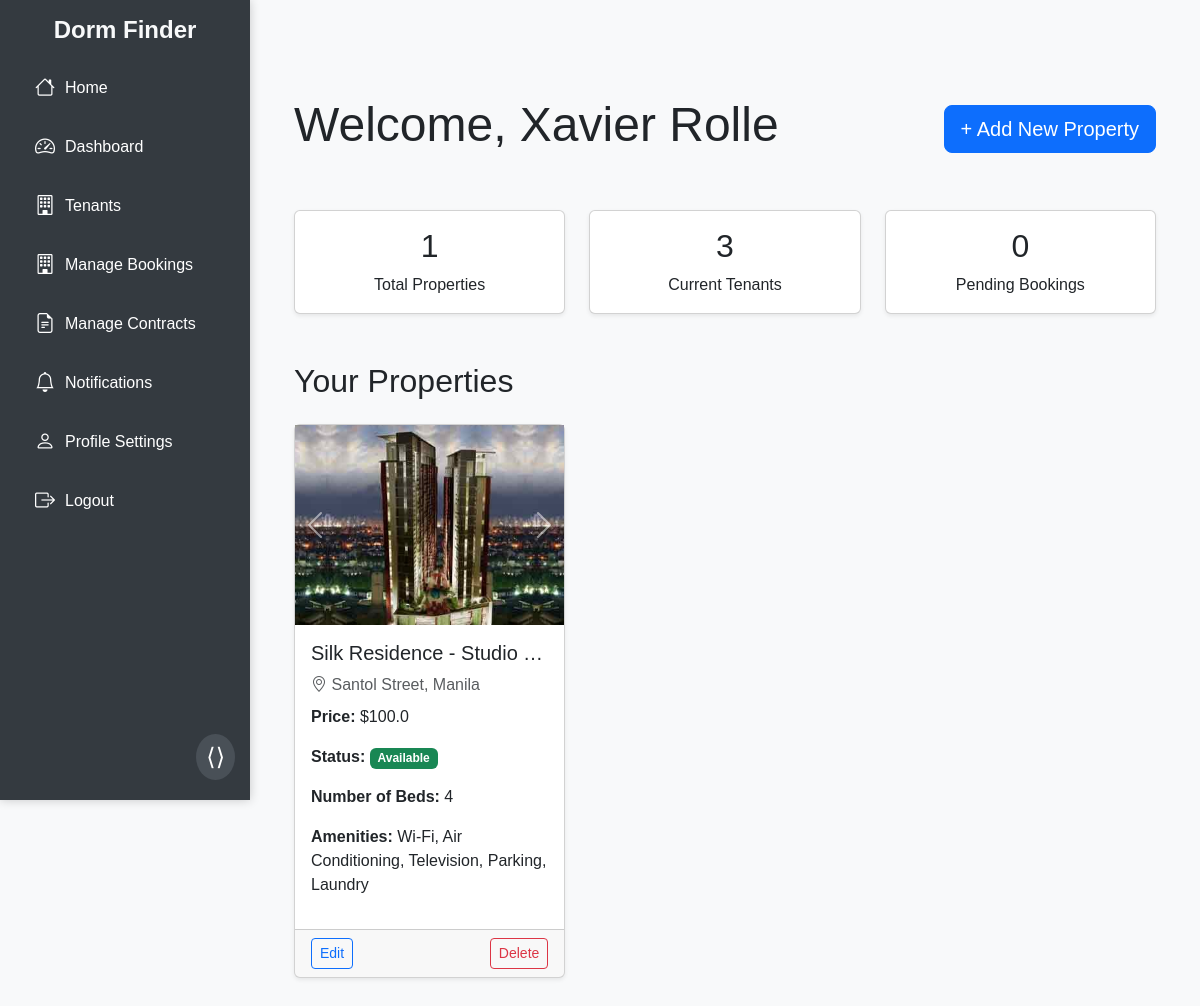
Page /host_dashboard (signed in) on the committed database.
### dormsys/models.py (models this page shows, shortened)
class User(db.Model, UserMixin):
    __tablename__ = "users"
    id = db.Column(db.Integer, primary_key=True, autoincrement=True)
    email = db.Column(db.String(120), nullable=False, unique=True)
    username = db.Column(db.String(120), nullable=False, unique=True)
    password_hash = db.Column(db.String(128), nullable=False)
    phone_number = db.Column(db.String(15), nullable=True)
    date_of_birth = db.Column(db.Date, nullable=True)
    gender = db.Column(db.String(10), nullable=True)
    address = db.Column(db.String(250), nullable=True)
    registration_date = db.Column(db.DateTime, default=datetime.utcnow)
    role = db.Column(db.String(10), nullable=False, default="Tenant")
    profile_picture = db.Column(db.String(100), nullable=True, default='default.jpg')  # New field
    properties = db.relationship('Property', backref='owner', lazy=True, cascade="all, delete-orphan")
    bookings = db.relationship('Booking', backref='tenant', lazy=True, cascade="all, delete-orphan")
    contracts = db.relationship('Contract', backref='tenant_contract', foreign_keys='Contract.tenant_id', lazy=True)

class Property(db.Model):
    __tablename__ = "properties"
    id = db.Column(db.Integer, primary_key=True, autoincrement=True)
    title = db.Column(db.String(150), nullable=False)
    images = db.Column(db.Text, nullable=True)  # Paths to property images
    description = db.Column(db.Text, nullable=False)
    price = db.Column(db.Float, nullable=False)
    location = db.Column(db.String(255), nullable=True)  # Address
    latitude = db.Column(db.Float, nullable=True)        # Latitude for geolocation
    longitude = db.Column(db.Float, nullable=True)       # Longitude for geolocation
    num_beds = db.Column(db.Integer, nullable=True)      # Number of beds
    amenities = db.Column(db.Text, nullable=True)        # Amenities list
    status = db.Column(db.String(50), default="Available")
    created_at = db.Column(db.DateTime, default=datetime.utcnow)
    user_id = db.Column(db.Integer, db.ForeignKey('users.id'), nullable=False)
    bookings = db.relationship('Booking', backref='property', lazy=True, cascade="all, delete-orphan")

### app.py (the view)
@app.route('/host_dashboard', methods=['GET'])
@login_required
def host_dashboard():
    if current_user.role != "Host":
        abort(403)
    properties = Property.query.filter_by(user_id=current_user.id).all()
    property_ids = [p.id for p in properties]
    bookings = Booking.query.filter(Booking.property_id.in_(property_ids)).all()
    tenant_count = (
        db.session.query(Contract)
        .join(Property, Contract.property_id == Property.id)
        .filter(Property.user_id == current_user.id, Contract.status == "Signed")
        .count()
    )
    return render_template(
        'host_dashboard.html',
        properties=properties,
        tenant_count=tenant_count
    )

### dormsys/models.py (called while the page is built)
@login_manager.user_loader
def load_user(user_id):
    return User.query.get(int(user_id))

### dormsys/templates/host_dashboard.html (shortened to what this page needs)
{% extends "base.html" %}
{% block content %}
<div class="container py-5">
     <div class="d-flex justify-content-between align-items-center mb-5">
        <h1 class="display-5">Welcome, {{ current_user.username }}</h1>
        <button class="btn btn-primary btn-lg" data-bs-toggle="modal" data-bs-target="#addListingModal">
            + Add New Property
        </button>
    </div>
    <div class="row mb-5">
        <div class="col-md-4">
            <div class="card shadow-sm text-center">
                <div class="card-body">
                    <h2 class="card-title">{{ properties|length }}</h2>
                    <p class="card-text">Total Properties</p>
                </div>
            </div>
        </div>
        <div class="col-md-4">
            <div class="card shadow-sm text-center">
                <div class="card-body">
                    <h2 class="card-title">{{ tenant_count }}</h2>
                    <p class="card-text">Current Tenants</p>
                </div>
            </div>
        </div>
        <div class="col-md-4">
            <div class="card shadow-sm text-center">
                <div class="card-body">
                    <h2 class="card-title">
                        {{ bookings|selectattr("status", "equalto", "Pending")|list|length }}
                    </h2>
                    <p class="card-text">Pending Bookings</p>
                </div>
            </div>
        </div>
    </div>
    <h2 class="mb-4">Your Properties</h2>
    <div class="row">
        {% if properties %}
            {% for property in properties %}
                <div class="col-md-4 mb-4">
                    <div class="card shadow-sm h-100">
                        <div id="carousel{{ property.id }}" class="carousel slide" data-bs-ride="carousel">
                            <div class="carousel-inner">
                                {% if property.images %}
                                    {% set images = property.images.split(', ') %}
                                    {% for img in images %}
                                    <div class="carousel-item {% if loop.first %}active{% endif %}">
                                        <img src="{{ url_for('static', filename='uploads/' + img) }}"
                                             class="d-block w-100"
                                             alt="{{ property.title }}"
                                             style="height: 200px; object-fit: cover;">
                                    </div>
                                    {% endfor %}
                                {% endif %}
                            </div>
                            <button class="carousel-control-prev" type="button" data-bs-target="#carousel{{ property.id }}" data-bs-slide="prev">
                                <span class="carousel-control-prev-icon" aria-hidden="true"></span>
                            </button>
                            <button class="carousel-control-next" type="button" data-bs-target="#carousel{{ property.id }}" data-bs-slide="next">
                                <span class="carousel-control-next-icon" aria-hidden="true"></span>
                            </button>
                        </div>
                        <div class="card-body">
                            <h5 class="card-title text-truncate">{{ property.title }}</h5>
                            <p class="text-muted text-truncate mb-2"><i class="bi bi-geo-alt"></i> {{ property.location }}</p>
                            <p><strong>Price:</strong> ${{ property.price }}</p>
                            <p><strong>Status:</strong>
                                {% if property.status == 'Available' %}
                                    <span class="badge bg-success">Available</span>
                                {% else %}
                                    <span class="badge bg-danger">Unavailable</span>
                                {% endif %}
                            </p>
                            <p><strong>Number of Beds:</strong> {{ property.num_beds }}</p>
                            <p><strong>Amenities:</strong> {{ property.amenities }}</p>
                        </div>
                        <div class="card-footer d-flex justify-content-between">
                            <button class="btn btn-outline-primary btn-sm" data-bs-toggle="modal" data-bs-target="#editPropertyModal{{ property.id }}">Edit</button>
                            <form action="{{ url_for('delete_property', id=property.id) }}" method="POST">
                                <button type="submit" class="btn btn-outline-danger btn-sm">Delete</button>
                            </form>
                        </div>
                    </div>
                </div>
            {% endfor %}
        {% else %}
            <p class="text-muted text-center">You don't have any properties listed. Add one to get started!</p>
        {% endif %}
    </div>
</div>
{% endblock %}

### dormsys/templates/base.html (style rules this page uses)
body { display: flex; height: 100vh; margin: 0; font-family: Arial, sans-serif; background-color: #f8f9fa; }

### rows in the picture
User: username "Xavier Rolle"
Property: title "Silk Residence - Studio…", location "Santol Street, Manila", price "100.0", status "Available", num_beds "4", amenities "Wi-Fi, Air Conditioning, Television, Parking, Laundry"

### other values in the picture
{{ properties|length }} "1"
{{ tenant_count }} "3"
{{ bookings|selectattr("status", "equalto", "Pending")|list|length }} "0"
